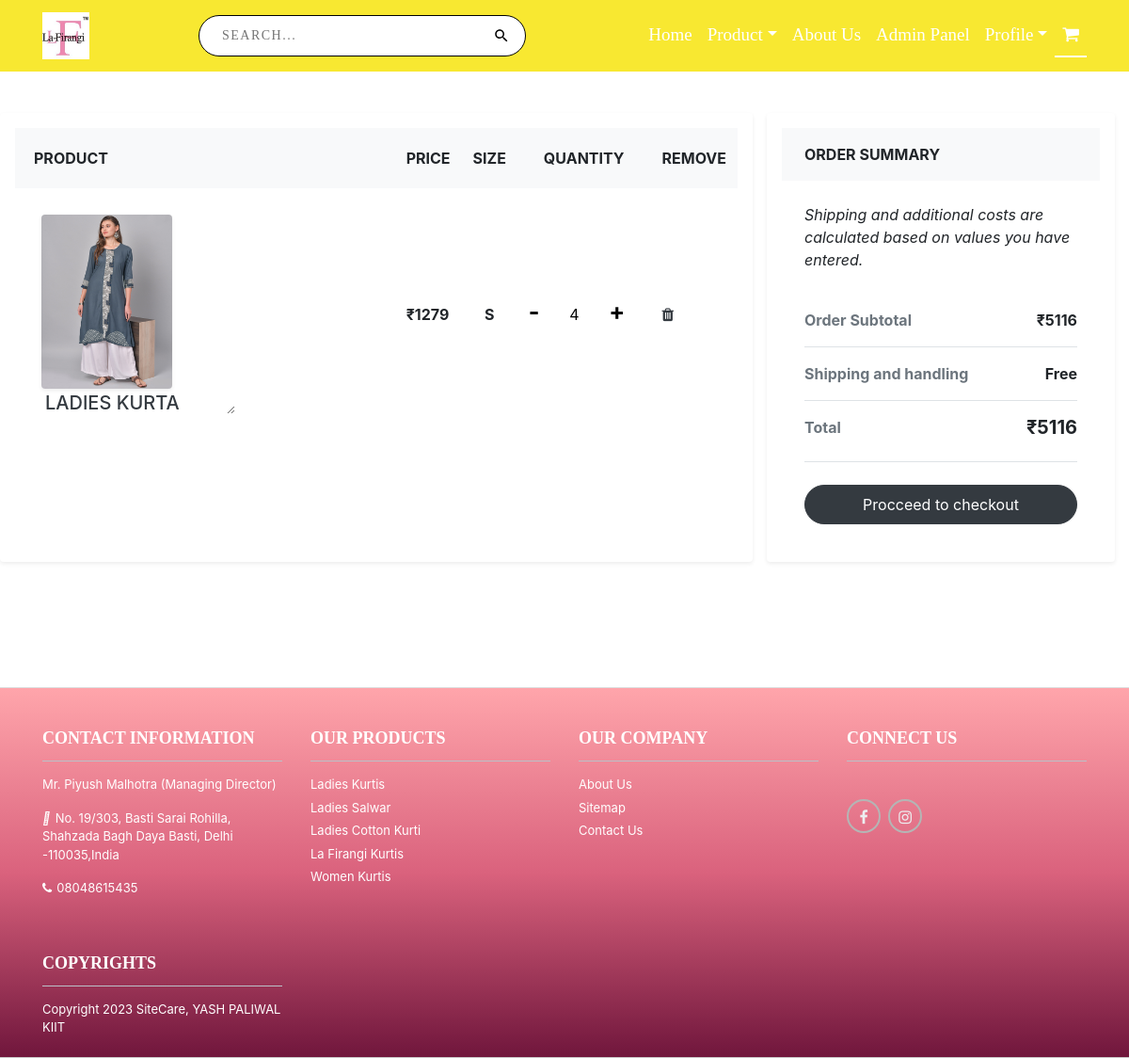
The app's page /cart/ (signed in) with its own data.
### vendor/models.py (models this page shows, shortened)
class Cart(models.Model):
    cartid=models.AutoField
    cart_user=models.ForeignKey(User,on_delete=models.CASCADE,default=None)
    cart_product=models.ForeignKey(Product,on_delete=models.CASCADE,default=None)
    count=models.IntegerField(default=1)
    total=models.IntegerField()
    date=models.DateTimeField(auto_now_add=True)
    update=models.DateTimeField(auto_now_add=True)

class Product(models.Model):
    id = models.CharField(max_length=30,primary_key=True)
    pid = models.CharField(max_length=30)
    brand = models.CharField(max_length=30,default=None)
    cat = models.ForeignKey(Category,on_delete=models.CASCADE,default=None)
    name = models.CharField(max_length=100)
    description = models.TextField()
    basicPrice = models.IntegerField()
    discount = models.IntegerField()
    price = models.IntegerField()
    size = models.ForeignKey(Size,on_delete=models.CASCADE,default=None)
    img1 = models.ImageField(upload_to='images')
    img2 = models.ImageField(upload_to='images',default=None)
    date = models.DateTimeField(auto_now_add=True)
    update = models.DateTimeField(auto_now=True)

class Size(models.Model):
    sid = models.AutoField
    sname = models.CharField(max_length=5)
    def __str__(self):
        return self.sname

### vendor/views.py (the view, shortened to what this page needs)
# urls.py: path('cart/',views.CartDetails,name='cart'),
@login_required(login_url='/register/')
def CartDetails(request):
    cat = Category.objects.all()
    siz = Size.objects.all()
    data=Cart.objects.filter(cart_user=request.user)
    coun=data.count();
    t=0
    for i in data:
        t=t+i.cart_product.price*i.count
    return render(request,"cart.html",{"Data":data,"Total":t,"length":coun})

### templates/cart.html (shortened to what this page needs)
{% extends 'index.html' %}
{% load static %}
{% block body %}
    <div class="container-fluid">
        <div class="row">
            <div class="col-lg-8 p-3 bg-white rounded shadow-sm mb-8">
                <div class="table-responsive">
                    <table class="table">
                        <thead>
                        <tr>
                            <th scope="col" class="border-0 bg-light">
                                <div class="p-2 px-2 text-uppercase">Product</div>
                            </th>
                            <th scope="col" class="border-0 bg-light">
                                <div class="py-2 text-uppercase">Price</div>
                            </th>
                            <th scope="col" class="border-0 bg-light">
                                <div class="py-2 text-uppercase">Size</div>
                            </th>
                            <th scope="col" class="border-0 bg-light">
                                <div class="py-2 px-3 text-uppercase">Quantity</div>
                            </th>
                            <th scope="col" class="border-0 bg-light">
                                <div class="py-2 text-uppercase">Remove</div>
                            </th>
                        </tr>
                        </thead>
                        <tbody>
                        {% for i in Data %}
                            <tr>
                                <th scope="row" class="border-0">
                                    <div class="p-3">
                                        <img src="{{ i.cart_product.img1.url }}"
                                             alt="" width="70" class="img-fluid rounded shadow-sm">
                                        <div class="ml-1 d-inline-block align-middle"
                                             style="width: 58%; white-space: nowrap;overflow : hidden;text-overflow: ellipsis;resize: horizontal">
                                            <h5 class="mb-0"><a href="#" class="text-dark d-inline-block align-middle"
                                            >
                                                {{ i.cart_product.name }}</a></h5>
                                        </div>
                                    </div>
                                </th>
                                <td class="border-0 align-middle"><strong>&#8377;{{ i.cart_product.price }}</strong>
                                </td>
                                <td class="border-0 align-middle" style="text-align: center">
                                    <strong>{{ i.cart_product.size }}</strong>
                                </td>
                                <td class="border-0 align-middle">
                                    <div class="qtydiv">
                                            <div class="qtybox">
                                                <strong><a href="/cartedit1/{{ i.cart_product.id }}/">
                                                    <span class="btnqty qtyminus icon ui-icon-minus"
                                                          style="color: black">- </span></a>
                                                    <input type="text" id="quantity" name="count" value="{{ i.count }}"
                                                       min="1" class="quantity-selector quantity-input">
                                                    <a  href="/cartedit/{{ i.cart_product.id }}/">
                                                        <span class="btnqty qtyplus icon ui-icon-plus"
                                                      style="color: black">+ </span></a>
                                                </strong>
                                            </div>
                                        </div>
                                </td>
                                <td class="border-0 align-middle"><a href="/cartdelete/{{ i.cart_product.id }}/"
                                                                     class="text-dark"><i
                                        class="fa fa-trash"></i></a></td>
                            </tr>
                        {% endfor %}
                        </tbody>
                    </table>
                </div>
            </div>
            {% if  length  != 0 %}
            <div class="col-lg-4">
                <div class="py-3 p-3 bg-white rounded shadow-sm">
                    <div class="bg-light px-4 py-3 text-uppercase font-weight-bold">Order summary</div>
                    <div class="p-4">
                        <p class="font-italic mb-4">Shipping and additional costs are calculated based on values you
                            have entered.</p>
                        <ul class="list-unstyled mb-4">
                            <li class="d-flex justify-content-between py-3 border-bottom"><strong
                                    class="text-muted">Order Subtotal </strong><strong>&#8377;{{ Total }}</strong></li>
                            <li class="d-flex justify-content-between py-3 border-bottom"><strong
                                    class="text-muted">Shipping and handling</strong><strong>Free</strong></li>
                            <li class="d-flex justify-content-between py-3 border-bottom"><strong
                                    class="text-muted">Total</strong>
                                <h5 class="font-weight-bold">&#8377;{{ Total }}</h5>
                            </li>
                        </ul>
                        <a href="/selectaddress/" class="btn btn-dark rounded-pill py-2 btn-block">Procceed to
                            checkout</a>
                    </div>
                </div>
            </div>
            {% endif %}
        </div>
    </div>
    </body>
{% endblock %}

### records on screen
Cart: cart_product.img1 (picture), cart_product.name "LADIES KURTA", cart_product.price "1279", cart_product.size "S", count "4"

### other values on screen
{{ Total }} "5116"
